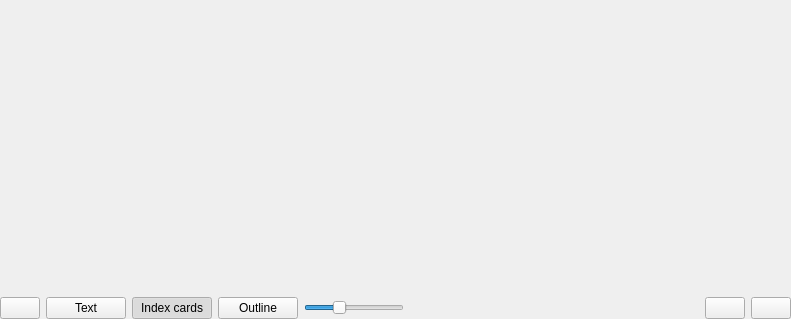
<?xml version="1.0" encoding="UTF-8"?>
<ui version="4.0">
 <class>mainEditor</class>
 <widget class="QWidget" name="mainEditor">
  <property name="geometry">
   <rect>
    <x>0</x>
    <y>0</y>
    <width>791</width>
    <height>319</height>
   </rect>
  </property>
  <property name="windowTitle">
   <string>Form</string>
  </property>
  <layout class="QVBoxLayout" name="verticalLayout">
   <property name="margin">
    <number>0</number>
   </property>
   <item>
    <widget class="QTabWidget" name="tab">
     <property name="currentIndex">
      <number>-1</number>
     </property>
     <property name="documentMode">
      <bool>true</bool>
     </property>
     <property name="tabsClosable">
      <bool>true</bool>
     </property>
     <property name="movable">
      <bool>true</bool>
     </property>
    </widget>
   </item>
   <item>
    <layout class="QHBoxLayout" name="horizontalLayout_19">
     <item>
      <widget class="QPushButton" name="btnRedacShowOutline">
       <property name="text">
        <string/>
       </property>
       <property name="icon">
        <iconset theme="text-x-generic">
         <normaloff>../../../../../../../../.designer/backup</normaloff>../../../../../../../../.designer/backup</iconset>
       </property>
       <property name="checkable">
        <bool>true</bool>
       </property>
      </widget>
     </item>
     <item>
      <widget class="QPushButton" name="btnRedacFolderText">
       <property name="text">
        <string>Text</string>
       </property>
       <property name="checkable">
        <bool>true</bool>
       </property>
       <attribute name="buttonGroup">
        <string notr="true">buttonGroup</string>
       </attribute>
      </widget>
     </item>
     <item>
      <widget class="QPushButton" name="btnRedacFolderCork">
       <property name="text">
        <string>Index cards</string>
       </property>
       <property name="checkable">
        <bool>true</bool>
       </property>
       <property name="checked">
        <bool>true</bool>
       </property>
       <attribute name="buttonGroup">
        <string notr="true">buttonGroup</string>
       </attribute>
      </widget>
     </item>
     <item>
      <widget class="QPushButton" name="btnRedacFolderOutline">
       <property name="text">
        <string>Outline</string>
       </property>
       <property name="checkable">
        <bool>true</bool>
       </property>
       <attribute name="buttonGroup">
        <string notr="true">buttonGroup</string>
       </attribute>
      </widget>
     </item>
     <item>
      <widget class="QSlider" name="sldCorkSizeFactor">
       <property name="minimumSize">
        <size>
         <width>100</width>
         <height>0</height>
        </size>
       </property>
       <property name="maximumSize">
        <size>
         <width>200</width>
         <height>16777215</height>
        </size>
       </property>
       <property name="minimum">
        <number>50</number>
       </property>
       <property name="maximum">
        <number>200</number>
       </property>
       <property name="value">
        <number>100</number>
       </property>
       <property name="orientation">
        <enum>Qt::Horizontal</enum>
       </property>
      </widget>
     </item>
     <item>
      <spacer name="horizontalSpacer_3">
       <property name="orientation">
        <enum>Qt::Horizontal</enum>
       </property>
       <property name="sizeHint" stdset="0">
        <size>
         <width>40</width>
         <height>20</height>
        </size>
       </property>
      </spacer>
     </item>
     <item>
      <widget class="textFormat" name="textFormat" native="true">
       <property name="sizePolicy">
        <sizepolicy hsizetype="Preferred" vsizetype="Fixed">
         <horstretch>0</horstretch>
         <verstretch>0</verstretch>
        </sizepolicy>
       </property>
       <property name="minimumSize">
        <size>
         <width>20</width>
         <height>20</height>
        </size>
       </property>
      </widget>
     </item>
     <item>
      <spacer name="horizontalSpacer_2">
       <property name="orientation">
        <enum>Qt::Horizontal</enum>
       </property>
       <property name="sizeHint" stdset="0">
        <size>
         <width>40</width>
         <height>20</height>
        </size>
       </property>
      </spacer>
     </item>
     <item>
      <widget class="QLabel" name="lblRedacWC">
       <property name="minimumSize">
        <size>
         <width>10</width>
         <height>0</height>
        </size>
       </property>
       <property name="text">
        <string/>
       </property>
      </widget>
     </item>
     <item>
      <widget class="QLabel" name="lblRedacProgress">
       <property name="minimumSize">
        <size>
         <width>100</width>
         <height>6</height>
        </size>
       </property>
       <property name="maximumSize">
        <size>
         <width>200</width>
         <height>14</height>
        </size>
       </property>
       <property name="text">
        <string/>
       </property>
      </widget>
     </item>
     <item>
      <widget class="QPushButton" name="btnRedacFullscreen">
       <property name="text">
        <string/>
       </property>
       <property name="icon">
        <iconset theme="view-fullscreen">
         <normaloff>../../../../../../../../.designer/backup</normaloff>../../../../../../../../.designer/backup</iconset>
       </property>
       <property name="shortcut">
        <string>F11</string>
       </property>
      </widget>
     </item>
     <item>
      <widget class="QPushButton" name="btnRedacShowInfos">
       <property name="text">
        <string/>
       </property>
       <property name="icon">
        <iconset theme="edit-find">
         <normaloff>../../../../../../../../.designer/backup</normaloff>../../../../../../../../.designer/backup</iconset>
       </property>
       <property name="checkable">
        <bool>true</bool>
       </property>
      </widget>
     </item>
    </layout>
   </item>
  </layout>
 </widget>
 <customwidgets>
  <customwidget>
   <class>textFormat</class>
   <extends>QWidget</extends>
   <header>ui.editors.textFormat.h</header>
   <container>1</container>
  </customwidget>
 </customwidgets>
 <resources/>
 <connections/>
 <buttongroups>
  <buttongroup name="buttonGroup"/>
 </buttongroups>
</ui>
